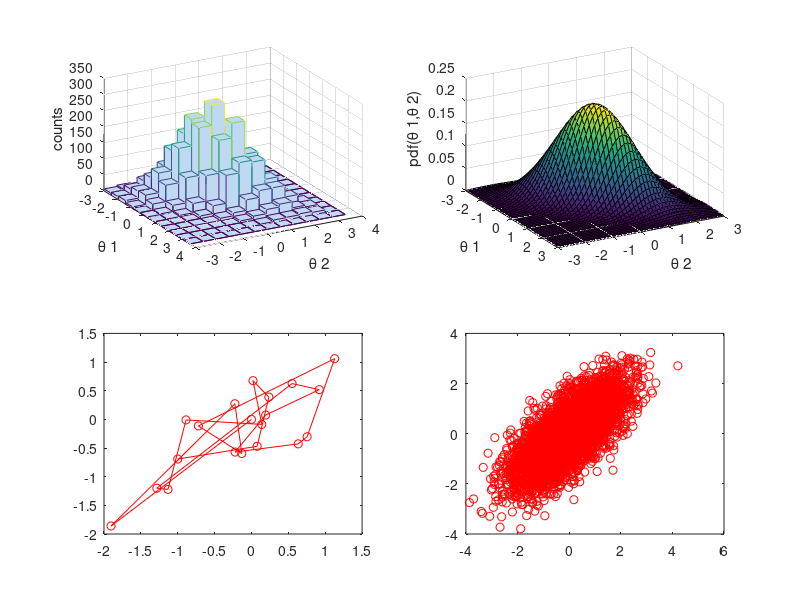

Here is the MATLAB script that generated this plot:
%Gibbs Sampler da una Gauassiana Bivariata
%% Parameters of the Bivariate normal
u1=0;
u2=0;
mu= [ u1 u2 ];
v=1;
cov=0.7;

sigma = [ v cov; 
          cov v];

%% Initialize the Metropolis sampler
T= 5000; % Set the maximum number of iterations
thetamin = [ -3 -3 ]; % define minimum for theta1 and theta2
thetamax = [ 3 3 ]; % define maximum for theta1 and theta2
seed=1; 
rand( 'state' , seed ); randn('state',seed ); % set the random seed
 
state = zeros( 2 , T ); % Init storage space for the state of the sampler
theta1 = 0; % Start value for theta1
theta2 = 0; % Start value for theta2
t = 1; % initialize iteration at 1
state(1,t) = theta1; % save the current state
state(2,t) = theta2;


%% Start sampling
while t < T % Iterate until we have T samples
    t = t + 1;
    %                    t        t-1   
    %Campiono su P(theta1 | theta2   )
    
    theta1 = normrnd( u1+cov*(theta2-u2),sqrt(1-cov^2) );
    
    
    %                   t        t   
    %Campiono su P(theta2 | theta1   )
    theta2 = normrnd( u2+cov*(theta1-u1),sqrt(1-cov^2) );
    

   

    %% Save state
    state(1,t) = theta1;
    state(2,t) = theta2;
    

end
%% Display histogram of our samples
figure( 1 ); clf;
subplot( 2,2,1 );
nbins = 12;
thetabins1 = linspace( thetamin(1) , thetamax(1) , nbins );
thetabins2 = linspace( thetamin(2) , thetamax(2) , nbins );
hist3( state' , 'Edges' , {thetabins1 thetabins2} );
xlabel( '\theta 1' ); ylabel('\theta 2' ); zlabel( 'counts' );
az = 61; el = 30; view(az, el);

%% Plot the theoretical density
subplot(2,2,2);
nbins = 50;
thetabins1 = linspace( thetamin(1) , thetamax(1) , nbins );
thetabins2 = linspace( thetamin(2) , thetamax(2) , nbins );

[ theta1grid , theta2grid ] = meshgrid( thetabins1 , thetabins2 );
zgrid = mvnpdf( [ theta1grid(:) theta2grid(:)] , mu , sigma );
zgrid = reshape( zgrid , nbins , nbins );
surf( theta1grid , theta2grid , zgrid );
xlabel( '\theta 1' ); ylabel('\theta 2' );
zlabel( 'pdf(\theta 1,\theta 2)' );
view(az, el);
xlim([thetamin(1) thetamax(1)]); ylim([thetamin(2) thetamax(2)]);

subplot(2,2,3);
plot(state(1,1:20),state(2,1:20),'-or')


subplot(2,2,4);
plot(state(1,:),state(2,:),'or')
